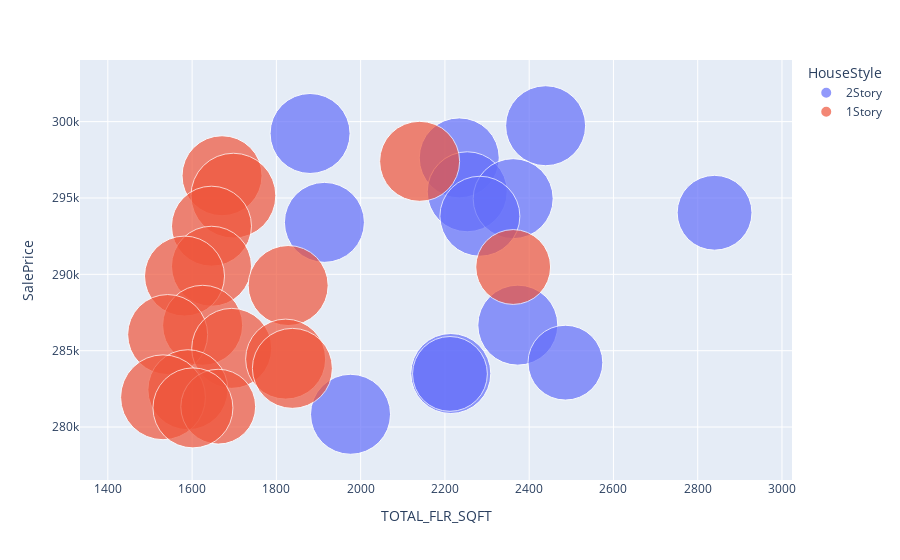

Notebook code cell kept with this figure:
### Code cell
preds_lt300k = preds.loc[preds.SalePrice >= 300000].sort_values(by='SalePrice', ascending=False)[:30]

fig = px.scatter(preds_lt300k, x="TOTAL_FLR_SQFT", y="SalePrice", 
                 size="OverallQual", color="HouseStyle",
           hover_name="Street", 
                 log_x=False, 
                 size_max=60)
fig.show()

### Figure 1 — Plotly figure (JSON) as saved in the notebook; plotly's stock layout.template omitted (floating-point values rounded to 4 significant figures)
{"data": [{"hovertemplate": "<b>%{hovertext}</b><br><br>HouseStyle=2Story<br>TOTAL_FLR_SQFT=%{x}<br>SalePrice=%{y}<br>OverallQual=%{marker.size}<extra></extra>", "hovertext": ["Pave", "Pave", "Pave", "Pave", "Pave", "Pave", "Pave", "Pave", "Pave", "Pave", "Pave", "Pave", "Pave"], "legendgroup": "2Story", "marker": {"color": "#636efa", "size": [8, 8, 8, 8, 8, 7, 8, 8, 8, 7, 8, 7, 8], "sizemode": "area", "sizeref": 0.0025, "symbol": "circle"}, "mode": "markers", "name": "2Story", "orientation": "v", "showlegend": true, "type": "scatter", "x": [2439, 1880, 2234, 2253, 2362, 2840, 2283, 1914, 2373, 2486, 2214, 2212, 1976], "xaxis": "x", "y": [299700.0, 299200.0, 297600.0, 295400.0, 295000.0, 294033, 293805, 293400.0, 286700.0, 284200.0, 283500.0, 283500.0, 280800.0], "yaxis": "y"}, {"hovertemplate": "<b>%{hovertext}</b><br><br>HouseStyle=1Story<br>TOTAL_FLR_SQFT=%{x}<br>SalePrice=%{y}<br>OverallQual=%{marker.size}<extra></extra>", "hovertext": ["Pave", "Pave", "Pave", "Pave", "Pave", "Pave", "Pave", "Pave", "Pave", "Pave", "Pave", "Pave", "Pave", "Pave", "Pave", "Pave", "Pave"], "legendgroup": "1Story", "marker": {"color": "#EF553B", "size": [8, 8, 9, 8, 8, 7, 8, 8, 8, 8, 8, 8, 8, 8, 9, 7, 8], "sizemode": "area", "sizeref": 0.0025, "symbol": "circle"}, "mode": "markers", "name": "1Story", "orientation": "v", "showlegend": true, "type": "scatter", "x": [2140, 1671, 1698, 1646, 1646, 2362, 1582, 1828, 1625, 1542, 1694, 1822, 1838, 1590, 1531, 1662, 1602], "xaxis": "x", "y": [297400.0, 296500.0, 295200.0, 293200.0, 290500.0, 290500.0, 289900.0, 289300.0, 286700.0, 286100.0, 285200.0, 284400.0, 283800.0, 282400.0, 281900.0, 281300.0, 281300.0], "yaxis": "y"}], "layout": {"legend": {"itemsizing": "constant", "title": {"text": "HouseStyle"}, "tracegroupgap": 0}, "margin": {"t": 60}, "xaxis": {"anchor": "y", "domain": [0, 1], "title": {"text": "TOTAL_FLR_SQFT"}}, "yaxis": {"anchor": "x", "domain": [0, 1], "title": {"text": "SalePrice"}}}}
